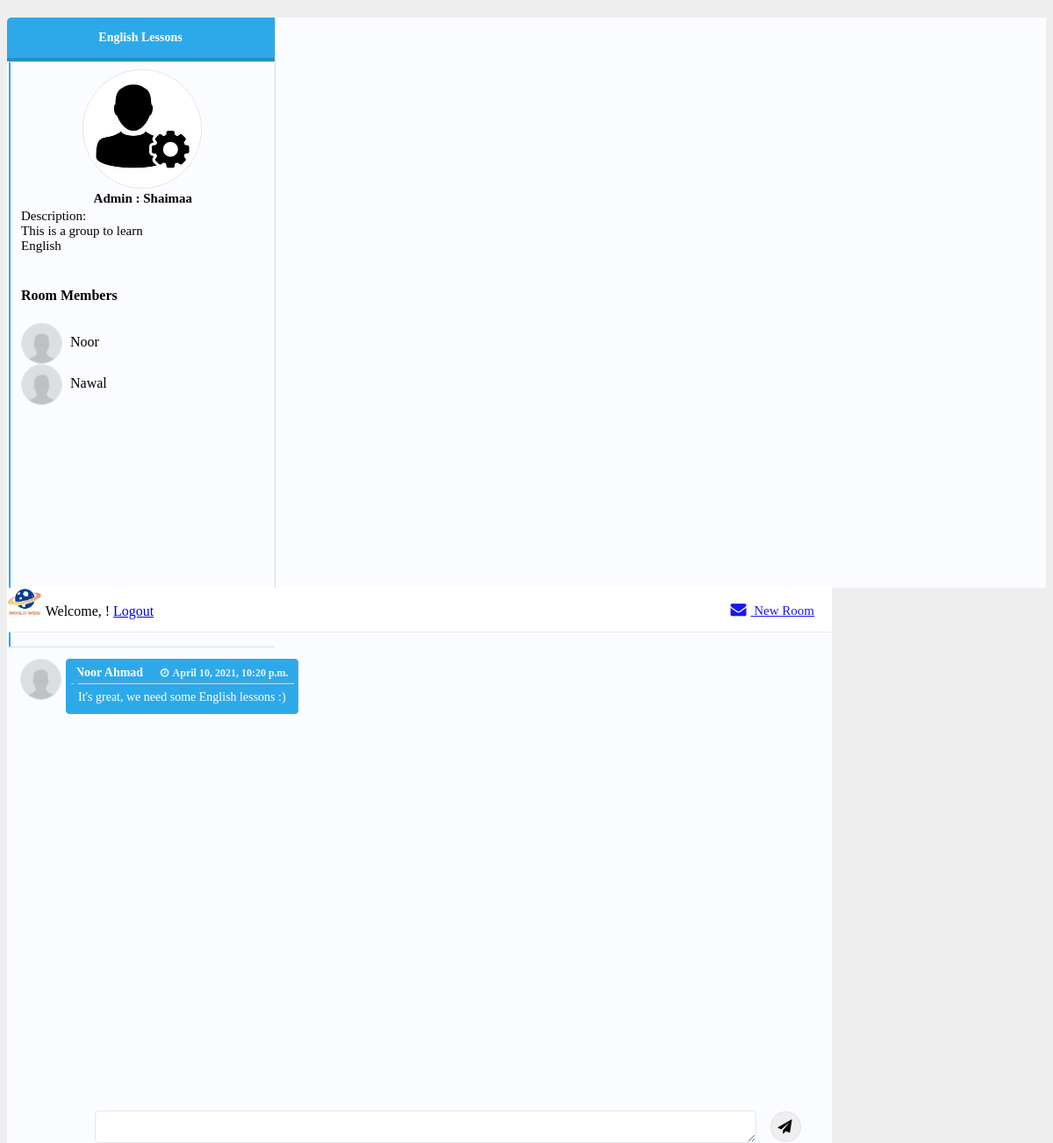
/groups/group_name/2 (signed in), run on an earlier commit of the app's database.
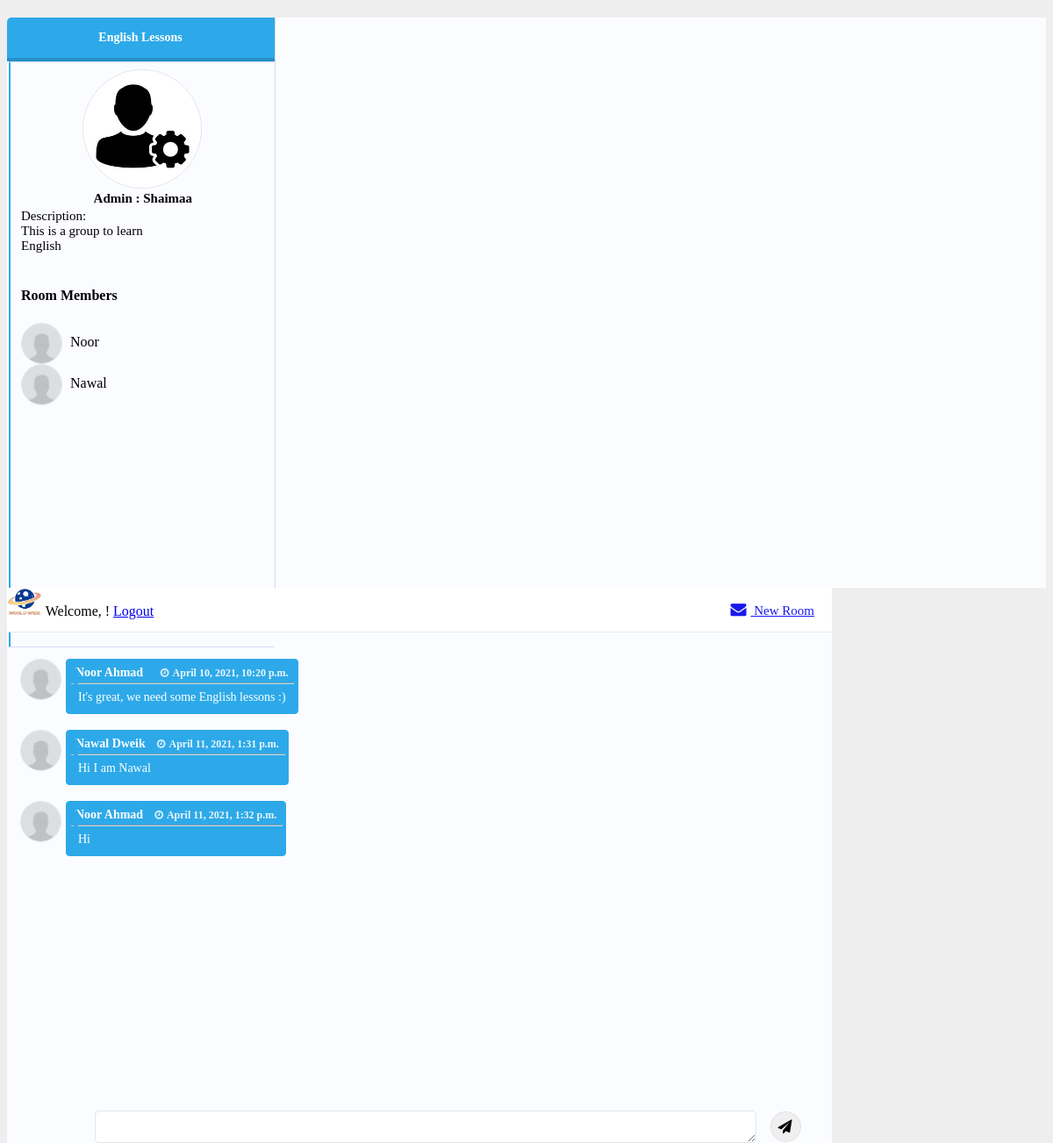
And on a later commit of the database.
### app/models.py (models this page shows, shortened)
class User(models.Model):
    first_name = models.CharField(max_length=255)
    last_name = models.CharField(max_length=255)
    email = models.CharField(max_length=255)
    password = models.CharField(max_length=255)
    created_at = models.DateTimeField(auto_now_add=True)
    updated_at = models.DateTimeField(auto_now=True)
    objects = BlogManager()

class Message(models.Model):
    context = models.TextField()
    sender = models.ForeignKey(User, related_name= 'messages_sent', on_delete = models.CASCADE )
    group = models.ForeignKey(Group, related_name= 'messages_group', on_delete = models.CASCADE)
    created_at = models.DateTimeField(auto_now_add=True)
    updated_at = models.DateTimeField(auto_now=True)
    objects = MessageManager()

### app/views.py (the view)
# urls.py: path('groups/group_name/<int:group_id>', views.view_group_name),
def view_group_name(request,group_id):
    current_group = models.selected_group(group_id)
    messages = Message.objects.filter(group=current_group)
    context = {
        'group_name': current_group.group_name,
        'group_id': current_group.id,
        'messages': messages,
        'planner': current_group.planner.first_name,
        'plannerId': current_group.planner.id,
        'description': current_group.description,
        'groupUsers': models.users_joining_the_group(request.session['login_user'],group_id)
    }
    return render(request,"group.html",context)

### app/models.py (called while the page is built)
def selected_group(group_id):
    group=Group.objects.get(id=group_id)
    return group

def users_joining_the_group(user_id,group_id):
    this_group = Group.objects.get(id=group_id)
    allGroupJoiners = User.objects.filter(groups=this_group)
    return allGroupJoiners

### app/templates/group.html (shortened to what the changed rows need)
<!DOCTYPE html>
<html lang="en">
<head>
    {% load static %}
    <link rel="stylesheet" href="{% static 'css/dashboard_style.css' %}">
    <link href="https://maxcdn.bootstrapcdn.com/font-awesome/4.3.0/css/font-awesome.min.css" rel="stylesheet">
</head>
<body>
    <div class="container">
        <div class="panel messages-panel">
            <div class="contacts-list">
                <div class="tab-content">
                    <div id="inbox" class="contacts-outter-wrapper tab-pane active">
                        <div class="contacts-outter">
                            <ul class="list-unstyled contacts">
                                <li data-toggle="tab" data-target="#inbox-message-1" class="active">
                                    <br />
                                    <br />
                                    <div>
                                        <h4> Room Members</h4>
                                        {% for groupUser in groupUsers %}
                                        {% if groupUser.id != plannerId %}
                                        <img alt="" class="img-circle medium-image" src="/static/avatar.jpg">
                                        <output>{{groupUser.first_name}}</output>
                                        <br />
                                        {% endif %}
                                        {% endfor %}
                                    </div>
                                </li>
                            </ul>
                        </div>
                    </div>
                </div>
            </div>
            <div class="tab-content">
                <div class="tab-pane message-body active" id="inbox-message-1">
                    <div class="message-chat">
                        <div class="chat-body">
{% for message in messages %}
{% if message.sender.id != request.session.login_user %}
                            <div class="message info">
                                <img alt="" class="img-circle medium-image" src="/static/avatar.jpg">
                                <div class="message-body">
                                    <div class="message-info">
                                        <h4> {{message.sender.first_name}}  {{message.sender.last_name}}</h4>
                                        <h5> <i class="fa fa-clock-o"></i> {{message.created_at}} </h5>
                                    </div>
                                    <hr>
                                    <div class="message-text">
                                        {{message.context}}
                                    </div>
                                </div>
                                <br>
                            </div>
                            {% endif %}
                            {% endfor %}
                        </div>
                        </div>
                    </div>
                </div>
            </div>
        </div>
</body>
</html>

What changed in the data, as far as the page shows it:
added Message: sender.first_name "Nawal", sender.last_name "Dweik", created_at "April 11, 2021, 1:31 p.m.", context "Hi I am Nawal"
added Message: sender.first_name "Noor", sender.last_name "Ahmad", created_at "April 11, 2021, 1:32 p.m.", context "Hi"
